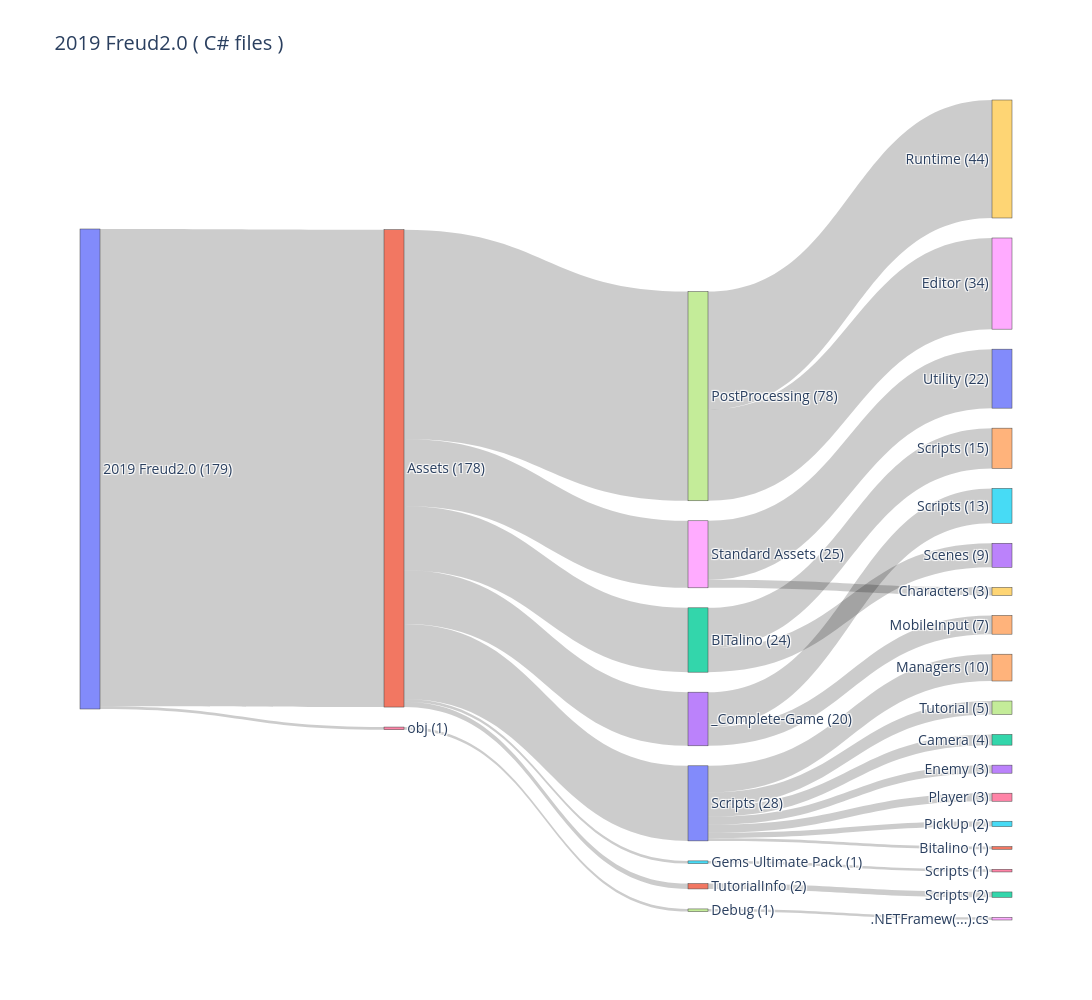

The cell this chart's notebook holds for it:
### Markdown cell above
118 files are still hidden

### Code cell
# 🧪 SecondProjectPath
tree_root = TreeBuilder(SecondProjectPath).build()
graph_size = SankeyGraphBuilder(display_mode=DisplayMode.CS_FILE_COUNT, max_depth=4)
sankey_data_size = graph_size.build(tree_root)
plot_sankey(
    sankey_data_size,
    title=getProjectNameFromPath(SecondProjectPath) + " ( C# files )",
    height=1000,
    width=1200,
)

### Figure 1 — Plotly figure (JSON) as saved in the notebook; plotly's stock layout.template omitted (floating-point values rounded to 4 significant figures)
{"data": [{"arrangement": "snap", "link": {"source": [0, 1, 2, 2, 1, 5, 1, 7, 7, 1, 10, 10, 10, 10, 10, 10, 10, 1, 18, 18, 1, 21, 1, 23, 23, 0, 26, 27], "target": [1, 2, 3, 4, 5, 6, 7, 8, 9, 10, 11, 12, 13, 14, 15, 16, 17, 18, 19, 20, 21, 22, 23, 24, 25, 26, 27, 28], "value": [178, 24, 9, 15, 1, 1, 78, 34, 44, 28, 1, 4, 3, 10, 2, 3, 5, 25, 3, 22, 2, 2, 20, 7, 13, 1, 1, 1]}, "node": {"align": "left", "label": ["2019 Freud2.0 (179)", "Assets (178)", "BITalino (24)", "Scenes (9)", "Scripts (15)", "Gems Ultimate Pack (1)", "Scripts (1)", "PostProcessing (78)", "Editor (34)", "Runtime (44)", "Scripts (28)", "Bitalino (1)", "Camera (4)", "Enemy (3)", "Managers (10)", "PickUp (2)", "Player (3)", "Tutorial (5)", "Standard Assets (25)", "Characters (3)", "Utility (22)", "TutorialInfo (2)", "Scripts (2)", "_Complete-Game (20)", "MobileInput (7)", "Scripts (13)", "obj (1)", "Debug (1)", ".NETFramew(...).cs"]}, "type": "sankey"}], "layout": {"font": {"size": 14}, "height": 1000, "title": {"text": "2019 Freud2.0 ( C# files )"}, "width": 1200}}
